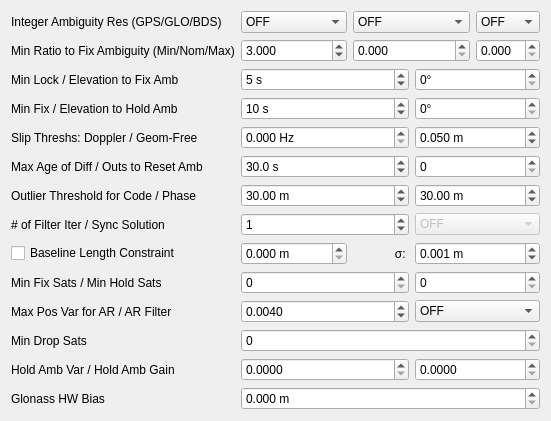
     <widget class="QWidget" name="TabSheet2">
      <property name="toolTip">
       <string/>
      </property>
      <attribute name="title">
       <string>Setting&amp;2</string>
      </attribute>
      <layout class="QGridLayout" name="gridLayout_2">
       <item row="12" column="1" colspan="2">
        <widget class="QDoubleSpinBox" name="sBMaxAgeDifferences">
         <property name="toolTip">
          <string>&lt;html&gt;&lt;head/&gt;&lt;body&gt;&lt;p&gt;Define the maximum value of age of differential between the rover and the base station (option: &lt;span style=&quot; font-style:italic;&quot;&gt;pos2-maxage&lt;/span&gt;) &lt;/p&gt;&lt;/body&gt;&lt;/html&gt;</string>
         </property>
         <property name="suffix">
          <string> s</string>
         </property>
         <property name="decimals">
          <number>1</number>
         </property>
         <property name="maximum">
          <double>3600.000000000000000</double>
         </property>
         <property name="value">
          <double>30.000000000000000</double>
         </property>
        </widget>
       </item>
       <item row="7" column="3" colspan="2">
        <widget class="QDoubleSpinBox" name="sBElevationMaskHold">
         <property name="toolTip">
          <string>&lt;html&gt;&lt;head/&gt;&lt;body&gt;&lt;p&gt;Define the minimum elevation angle to hold ambiguity in ʺFix and Holdʺ integer ambiguity resolution mode (option: &lt;span style=&quot; font-style:italic;&quot;&gt;pos2-elmaskhold&lt;/span&gt;)&lt;/p&gt;&lt;/body&gt;&lt;/html&gt;</string>
         </property>
         <property name="suffix">
          <string>°</string>
         </property>
         <property name="decimals">
          <number>0</number>
         </property>
         <property name="maximum">
          <double>90.000000000000000</double>
         </property>
        </widget>
       </item>
       <item row="18" column="0">
        <widget class="QCheckBox" name="cBBaselineConstrain">
         <property name="toolTip">
          <string>Constrain the baseline length</string>
         </property>
         <property name="text">
          <string>Baseline Length Constraint</string>
         </property>
         <property name="checked">
          <bool>false</bool>
         </property>
        </widget>
       </item>
       <item row="19" column="1" colspan="2">
        <widget class="QSpinBox" name="sBMinFixSats"/>
       </item>
       <item row="21" column="0">
        <widget class="QLabel" name="label_6">
         <property name="text">
          <string>Max Pos Var for AR / AR Filter</string>
         </property>
        </widget>
       </item>
       <item row="0" column="1">
        <widget class="QComboBox" name="cBAmbiguityResolutionGPS">
         <property name="toolTip">
          <string>&lt;html&gt;&lt;head/&gt;&lt;body&gt;&lt;p&gt;Define integer ambiguity resolution strategy for GPS (option &lt;span style=&quot; font-style:italic;&quot;&gt;pos2-armode&lt;/span&gt;)&lt;/p&gt;&lt;/body&gt;&lt;/html&gt;</string>
         </property>
         <item>
          <property name="text">
           <string>OFF</string>
          </property>
         </item>
         <item>
          <property name="text">
           <string>Continuous</string>
          </property>
         </item>
         <item>
          <property name="text">
           <string>Instantaneous</string>
          </property>
         </item>
         <item>
          <property name="text">
           <string>Fix and Hold</string>
          </property>
         </item>
         <item>
          <property name="text">
           <string>PPP-AR</string>
          </property>
         </item>
        </widget>
       </item>
       <item row="10" column="0">
        <widget class="QLabel" name="Label22">
         <property name="toolTip">
          <string/>
         </property>
         <property name="text">
          <string>Slip Threshs: Doppler / Geom-Free</string>
         </property>
        </widget>
       </item>
       <item row="5" column="0">
        <widget class="QLabel" name="Label13">
         <property name="toolTip">
          <string/>
         </property>
         <property name="text">
          <string>Min Lock / Elevation to Fix Amb</string>
         </property>
        </widget>
       </item>
       <item row="10" column="1" colspan="2">
        <widget class="QDoubleSpinBox" name="sBDopplerThreshold">
         <property name="suffix">
          <string> Hz</string>
         </property>
         <property name="decimals">
          <number>3</number>
         </property>
        </widget>
       </item>
       <item row="7" column="0">
        <widget class="QLabel" name="LabelHold">
         <property name="toolTip">
          <string/>
         </property>
         <property name="text">
          <string>Min Fix / Elevation to Hold Amb</string>
         </property>
        </widget>
       </item>
       <item row="24" column="0">
        <widget class="QLabel" name="label_7">
         <property name="text">
          <string>Hold Amb Var / Hold Amb Gain</string>
         </property>
        </widget>
       </item>
       <item row="13" column="1" colspan="2">
        <widget class="QDoubleSpinBox" name="sBRejectCode">
         <property name="toolTip">
          <string>&lt;html&gt;&lt;head/&gt;&lt;body&gt;&lt;p&gt;Set the reject threshold of GDOP (option: &lt;span style=&quot; font-style:italic;&quot;&gt;pos2-rejgdop&lt;/span&gt;). &lt;/p&gt;&lt;p&gt;If the GDOP is over the value, the observable is excluded for the estimation process as an outlier.&lt;/p&gt;&lt;/body&gt;&lt;/html&gt;</string>
         </property>
         <property name="suffix">
          <string> m</string>
         </property>
         <property name="decimals">
          <number>2</number>
         </property>
         <property name="maximum">
          <double>1000.000000000000000</double>
         </property>
         <property name="value">
          <double>30.000000000000000</double>
         </property>
        </widget>
       </item>
       <item row="2" column="1">
        <widget class="QDoubleSpinBox" name="sBValidThresARMin">
         <property name="toolTip">
          <string>&lt;html&gt;&lt;head/&gt;&lt;body&gt;&lt;p&gt;&lt;br/&gt;&lt;/p&gt;&lt;/body&gt;&lt;/html&gt;</string>
         </property>
         <property name="decimals">
          <number>3</number>
         </property>
         <property name="maximum">
          <double>100.000000000000000</double>
         </property>
         <property name="value">
          <double>3.000000000000000</double>
         </property>
        </widget>
       </item>
       <item row="13" column="3" colspan="2">
        <widget class="QDoubleSpinBox" name="sBRejectPhase">
         <property name="toolTip">
          <string>&lt;html&gt;&lt;head/&gt;&lt;body&gt;&lt;p&gt;Set the reject threshold of the kalman filter innovations (option: &lt;span style=&quot; font-style:italic;&quot;&gt;pos2-rejionn&lt;/span&gt;). &lt;/p&gt;&lt;p&gt;If the carrier phase innovation is over the value, the observable is excluded for the estimation process as an outlier. The innovation threshold is multiplied by the carrier phase/pseudorange error ratio to generate the threshold for pseudorange innovations.&lt;/p&gt;&lt;/body&gt;&lt;/html&gt;</string>
         </property>
         <property name="suffix">
          <string> m</string>
         </property>
         <property name="decimals">
          <number>2</number>
         </property>
         <property name="maximum">
          <double>1000.000000000000000</double>
         </property>
         <property name="value">
          <double>30.000000000000000</double>
         </property>
        </widget>
       </item>
       <item row="18" column="2">
        <widget class="QLabel" name="label_2">
         <property name="text">
          <string>σ: </string>
         </property>
         <property name="alignment">
          <set>Qt::AlignRight|Qt::AlignTrailing|Qt::AlignVCenter</set>
         </property>
        </widget>
       </item>
       <item row="0" column="2" colspan="2">
        <widget class="QComboBox" name="cBAmbiguityResolutionGLO">
         <property name="toolTip">
          <string>&lt;html&gt;&lt;head/&gt;&lt;body&gt;&lt;p&gt;Define integer ambiguity resolution strategy for Glonass (option &lt;span style=&quot; font-style:italic;&quot;&gt;pos2-gloarmode&lt;/span&gt;)&lt;/p&gt;&lt;/body&gt;&lt;/html&gt;</string>
         </property>
         <item>
          <property name="text">
           <string>OFF</string>
          </property>
         </item>
         <item>
          <property name="text">
           <string>ON</string>
          </property>
         </item>
         <item>
          <property name="text">
           <string>Auto Calibration</string>
          </property>
         </item>
        </widget>
       </item>
       <item row="2" column="4">
        <widget class="QDoubleSpinBox" name="sBValidThresARMax">
         <property name="decimals">
          <number>3</number>
         </property>
        </widget>
       </item>
       <item row="5" column="3" colspan="2">
        <widget class="QDoubleSpinBox" name="sBElevationMaskAR">
         <property name="toolTip">
          <string>&lt;html&gt;&lt;head/&gt;&lt;body&gt;&lt;p&gt;Define the minimum elevation angle to fix integer ambiguity. If the elevation angle is less than the value, the ambiguity is excluded from the fixed integer vector (option: &lt;span style=&quot; font-style:italic;&quot;&gt;pos2-arelmask&lt;/span&gt;).&lt;/p&gt;&lt;/body&gt;&lt;/html&gt;</string>
         </property>
         <property name="suffix">
          <string>°</string>
         </property>
         <property name="decimals">
          <number>0</number>
         </property>
         <property name="maximum">
          <double>90.000000000000000</double>
         </property>
        </widget>
       </item>
       <item row="19" column="0">
        <widget class="QLabel" name="LabelMinSats">
         <property name="toolTip">
          <string/>
         </property>
         <property name="text">
          <string>Min Fix Sats / Min Hold Sats</string>
         </property>
        </widget>
       </item>
       <item row="22" column="0">
        <widget class="QLabel" name="label_5">
         <property name="text">
          <string>Min Drop Sats</string>
         </property>
        </widget>
       </item>
       <item row="16" column="0">
        <widget class="QLabel" name="Label37">
         <property name="toolTip">
          <string/>
         </property>
         <property name="text">
          <string># of Filter Iter / Sync Solution</string>
         </property>
        </widget>
       </item>
       <item row="2" column="0">
        <widget class="QLabel" name="LabelRatio">
         <property name="toolTip">
          <string/>
         </property>
         <property name="text">
          <string>Min Ratio to Fix Ambiguity (Min/Nom/Max)</string>
         </property>
        </widget>
       </item>
       <item row="2" column="2" colspan="2">
        <widget class="QDoubleSpinBox" name="sBValidThresAR">
         <property name="toolTip">
          <string>Set the integer ambiguity validation threshold for ʺratio‐testʺ, which uses the ratio of squared residuals of the best integer vector to the second‐best vector. (option: pos2-arthres)</string>
         </property>
         <property name="decimals">
          <number>3</number>
         </property>
        </widget>
       </item>
       <item row="25" column="1" colspan="4">
        <widget class="QDoubleSpinBox" name="sBGlonassHwBias">
         <property name="toolTip">
          <string>&lt;html&gt;&lt;head/&gt;&lt;body&gt;&lt;p&gt;Set relative GLONASS hardware bias in meters per frequency slot (option: &lt;span style=&quot; font-style:italic;&quot;&gt;pos2-arthres2&lt;/span&gt;). &lt;/p&gt;&lt;p&gt;Used only when &amp;quot;Glonass Interger Ambiguity Resolution&amp;quot; is set to “autocal” and is used to specify the interchannel bias between two different receiver manufacturers.&lt;/p&gt;&lt;/body&gt;&lt;/html&gt;</string>
         </property>
         <property name="suffix">
          <string> m</string>
         </property>
         <property name="decimals">
          <number>3</number>
         </property>
        </widget>
       </item>
       <item row="5" column="1" colspan="2">
        <widget class="QSpinBox" name="sBLockCountFixAmbiguity">
         <property name="toolTip">
          <string>&lt;html&gt;&lt;head/&gt;&lt;body&gt;&lt;p&gt;Define the minimum lock count to fix integer ambiguity. If the lock count is less than the value, the ambiguity is excluded from the fixed integer vector (option: &lt;span style=&quot; font-style:italic;&quot;&gt;pos2-arlockcnt&lt;/span&gt;).&lt;/p&gt;&lt;/body&gt;&lt;/html&gt;</string>
         </property>
         <property name="suffix">
          <string> s</string>
         </property>
         <property name="maximum">
          <number>3600</number>
         </property>
         <property name="value">
          <number>5</number>
         </property>
        </widget>
       </item>
       <item row="25" column="0">
        <widget class="QLabel" name="label_8">
         <property name="text">
          <string>Glonass HW Bias</string>
         </property>
        </widget>
       </item>
       <item row="19" column="3" colspan="2">
        <widget class="QSpinBox" name="sBMinHoldSats"/>
       </item>
       <item row="18" column="3" colspan="2">
        <widget class="QDoubleSpinBox" name="sBBaselineSig">
         <property name="toolTip">
          <string>&lt;html&gt;&lt;head/&gt;&lt;body&gt;&lt;p&gt;Define the standard deviation of the baseline length constraint in moving‐base mode (option: &lt;span style=&quot; font-style:italic;&quot;&gt;pos2-basesig).&lt;/span&gt;&lt;/p&gt;&lt;/body&gt;&lt;/html&gt;</string>
         </property>
         <property name="suffix">
          <string> m</string>
         </property>
         <property name="decimals">
          <number>3</number>
         </property>
         <property name="value">
          <double>0.001000000000000</double>
         </property>
        </widget>
       </item>
       <item row="12" column="0">
        <widget class="QLabel" name="Label14">
         <property name="toolTip">
          <string/>
         </property>
         <property name="text">
          <string>Max Age of Diff / Outs to Reset Amb</string>
         </property>
        </widget>
       </item>
       <item row="10" column="3" colspan="2">
        <widget class="QDoubleSpinBox" name="sBSlipThreshold">
         <property name="toolTip">
          <string>&lt;html&gt;&lt;head/&gt;&lt;body&gt;&lt;p&gt;Define the cycle‐slip threshold of geometry‐free LC carrier‐phase difference between epochs (option: &lt;span style=&quot; font-style:italic;&quot;&gt;pos2-slipthres&lt;/span&gt;)&lt;/p&gt;&lt;/body&gt;&lt;/html&gt;</string>
         </property>
         <property name="suffix">
          <string> m</string>
         </property>
         <property name="decimals">
          <number>3</number>
         </property>
         <property name="value">
          <double>0.050000000000000</double>
         </property>
        </widget>
       </item>
       <item row="0" column="4">
        <widget class="QComboBox" name="cBAmbiguityResolutionBDS">
         <property name="toolTip">
          <string>&lt;html&gt;&lt;head/&gt;&lt;body&gt;&lt;p&gt;Define integer ambiguity resolution strategy for BDS (option &lt;span style=&quot; font-style:italic;&quot;&gt;pos2-bdsarmode&lt;/span&gt;)&lt;/p&gt;&lt;/body&gt;&lt;/html&gt;</string>
         </property>
         <item>
          <property name="text">
           <string>OFF</string>
          </property>
         </item>
         <item>
          <property name="text">
           <string>ON</string>
          </property>
         </item>
        </widget>
       </item>
       <item row="0" column="0">
        <widget class="QLabel" name="Label25">
         <property name="toolTip">
          <string/>
         </property>
         <property name="text">
          <string>Integer Ambiguity Res (GPS/GLO/BDS)</string>
         </property>
        </widget>
       </item>
       <item row="13" column="0">
        <widget class="QLabel" name="Label11">
         <property name="toolTip">
          <string/>
         </property>
         <property name="text">
          <string>Outlier Threshold for Code / Phase</string>
         </property>
        </widget>
       </item>
       <item row="7" column="1" colspan="2">
        <widget class="QSpinBox" name="sBFixCountHoldAmbiguity">
         <property name="toolTip">
          <string>&lt;html&gt;&lt;head/&gt;&lt;body&gt;&lt;p&gt;Define the minimum fix count to hold ambiguity in &amp;quot;Fix and Hold&amp;quot; integer ambiguity resolution mode (option: &lt;span style=&quot; font-style:italic;&quot;&gt;pos2-arminfix&lt;/span&gt;).&lt;/p&gt;&lt;/body&gt;&lt;/html&gt;</string>
         </property>
         <property name="suffix">
          <string> s</string>
         </property>
         <property name="maximum">
          <number>1000</number>
         </property>
         <property name="value">
          <number>10</number>
         </property>
        </widget>
       </item>
       <item row="18" column="1">
        <widget class="QDoubleSpinBox" name="sBBaselineLen">
         <property name="toolTip">
          <string>&lt;html&gt;&lt;head/&gt;&lt;body&gt;&lt;p&gt;Define the constraint of the baseline length in moving‐base mode (option: &lt;span style=&quot; font-style:italic;&quot;&gt;pos2-baselen).&lt;/span&gt;&lt;/p&gt;&lt;/body&gt;&lt;/html&gt;</string>
         </property>
         <property name="suffix">
          <string> m</string>
         </property>
         <property name="decimals">
          <number>3</number>
         </property>
         <property name="maximum">
          <double>1000000.000000000000000</double>
         </property>
        </widget>
       </item>
       <item row="16" column="3" colspan="2">
        <widget class="QComboBox" name="cBSyncSolution">
         <property name="enabled">
          <bool>false</bool>
         </property>
         <property name="toolTip">
          <string>&lt;html&gt;&lt;head/&gt;&lt;body&gt;&lt;p&gt;Define time synchronization mode of solutions (option: &lt;span style=&quot; font-style:italic;&quot;&gt;pos2-syncsol&lt;/span&gt;)&lt;/p&gt;&lt;/body&gt;&lt;/html&gt;</string>
         </property>
         <item>
          <property name="text">
           <string>OFF</string>
          </property>
         </item>
         <item>
          <property name="text">
           <string>ON</string>
          </property>
         </item>
         <item>
          <property name="text">
           <string>Auto Calibration</string>
          </property>
         </item>
        </widget>
       </item>
       <item row="12" column="3" colspan="2">
        <widget class="QSpinBox" name="sBOutageCountResetAmbiguity"/>
       </item>
       <item row="22" column="1" colspan="4">
        <widget class="QSpinBox" name="sBMinDropSats"/>
       </item>
       <item row="24" column="1" colspan="2">
        <widget class="QDoubleSpinBox" name="sBVarHoldAmb">
         <property name="decimals">
          <number>4</number>
         </property>
        </widget>
       </item>
       <item row="24" column="3" colspan="2">
        <widget class="QDoubleSpinBox" name="sBGainHoldAmb">
         <property name="decimals">
          <number>4</number>
         </property>
        </widget>
       </item>
       <item row="16" column="1" colspan="2">
        <widget class="QSpinBox" name="sBNumIteration">
         <property name="toolTip">
          <string>&lt;html&gt;&lt;head/&gt;&lt;body&gt;&lt;p&gt;Define the number of iteration in the measurement update of the estimation filter (option: &lt;span style=&quot; font-style:italic;&quot;&gt;pos2-niter&lt;/span&gt;). &lt;/p&gt;&lt;p&gt;If the baseline length is very short like 1 m, the iteration may be effective to handle the nonlinearity of measurement equation.&lt;/p&gt;&lt;/body&gt;&lt;/html&gt;</string>
         </property>
         <property name="value">
          <number>1</number>
         </property>
        </widget>
       </item>
       <item row="21" column="1" colspan="2">
        <widget class="QDoubleSpinBox" name="sBMaxPositionVarAR">
         <property name="decimals">
          <number>4</number>
         </property>
         <property name="value">
          <double>0.004000000000000</double>
         </property>
        </widget>
       </item>
       <item row="21" column="3" colspan="2">
        <widget class="QComboBox" name="cBARFilter">
         <item>
          <property name="text">
           <string>OFF</string>
          </property>
         </item>
         <item>
          <property name="text">
           <string>ON</string>
          </property>
         </item>
        </widget>
       </item>
      </layout>
     </widget>
